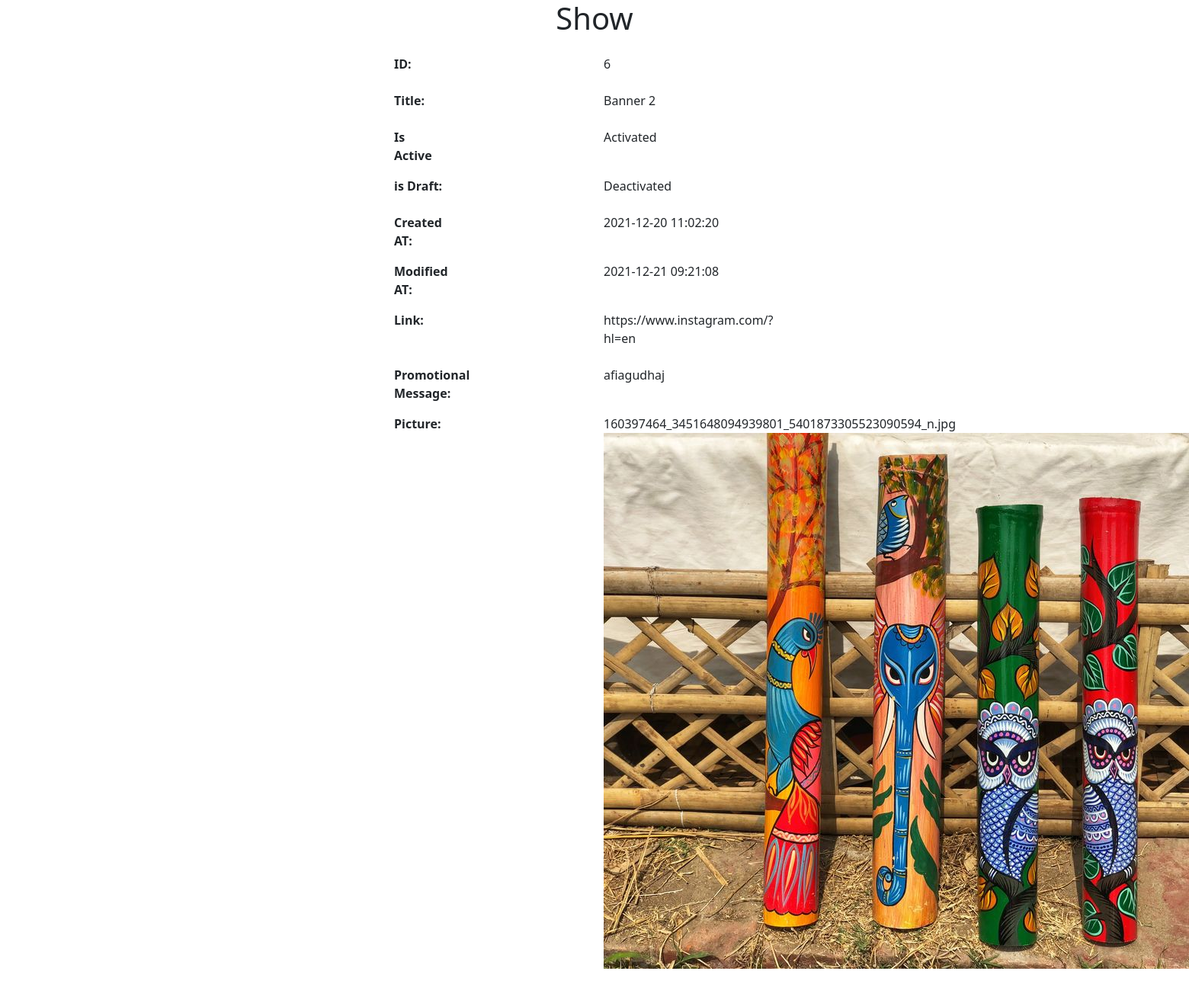
Page /admin/Banner/show.php?id=6 on the committed database.
### tables this page shows
CREATE TABLE `banner` (
  `id` int(255) NOT NULL,
  `title` varchar(255) NOT NULL,
  `promotional_message` varchar(255) NOT NULL,
  `link` varchar(255) NOT NULL,
  `picture` varchar(255) NOT NULL,
  `created_at` datetime NOT NULL DEFAULT CURRENT_TIMESTAMP,
  `modified_at` datetime NOT NULL DEFAULT CURRENT_TIMESTAMP,
  `is_active` tinyint(1) NOT NULL,
  `is_draft` tinyint(4) NOT NULL
);

### src/Banner.php (called while the page is built, shortened)
<?php
class Banner
{
    public $conn = null;
    public function __construct()
    {
        $this->conn = new PDO("mysql:host=localhost;dbname=ecommerce",
        'root', '');
        $this->conn->setAttribute(PDO::ATTR_ERRMODE,
        PDO::ERRMODE_EXCEPTION);
    }
    public function Show($id)
    {
        $query = "SELECT * FROM `banner` WHERE id = :id";
        $stmt = $this->conn->prepare($query);
        $stmt->bindParam(':id', $id);
        $result = $stmt->execute();
        $banner = $stmt->fetch();
        return $banner;
    }
}
?>

### config.php (called while the page is built, shortened)
<?php
$webroot = 'http://localhost/CRUD/';
?>

### admin/Banner/show.php (the view, shortened to what this page needs)
<?php
include_once($_SERVER['DOCUMENT_ROOT']."/CRUD/config.php");
 $_id = $_GET['id'];
$_banner = new Banner();
$banner= $_banner->show($_id);
?>
<!doctype html>
<html lang="en">
<head>
    <link href="https://cdn.jsdelivr.net/npm/bootstrap@5.1.3/dist/css/bootstrap.min.css" rel="stylesheet">
</head>
<body>
<section>
    <div class="container">
        <div class="row justify-content-center">
            <div class="col-md-5">
                <h1 class="text-center mb-4">Show</h1>
                <dl class="row">
                    <dt class="col-md-6">ID:</dt>
                    <dd class="col-md-6"><?= $banner['id'];?></dd>
                </dl>
                <dl class="row">
                    <dt class="col-md-6">Title:</dt>
                    <dd class="col-md-6"><?= $banner['title'];?></dd>
                </dl>
                <dl class="row">
                    <dt class="col-md-2">Is Active</dt>
                    <dt class="col-md-4"></dt>
                    <dd class="col-md-6">
                        <?php
                        echo $banner['is_active'] ? 'Activated' : 'Deactivated';
                        ?>
                    </dd>
                </dl>
                <dl class="row">
                    <dt class="col-md-2">is Draft:</dt>
                    <dt class="col-md-4"></dt>
                    <dd class="col-md-6">
                        <?php
                         echo $banner ['is_draft']?'Activate' :'Deactivated';
                        ?>
                    </dd>
                </dl>
                <dl class="row">
                    <dt class="col-md-2">Created AT:</dt>
                    <dt class="col-md-4"></dt>
                    <dd class="col-md-6"><?= $banner['created_at'];?></dd>
                </dl>
                <dl class="row">
                    <dt class="col-md-2">Modified AT:</dt>
                    <dt class="col-md-4"></dt>
                    <dd class="col-md-6"><?= $banner['modified_at'];?></dd>
                </dl>
                <dl class="row">
                    <dt class="col-md-2">Link:</dt>
                    <dt class="col-md-4"></dt>
                    <dd class="col-md-6"><?= $banner['link'];?></dd>
                </dl>
                <dl class="row">
                    <dt class="col-md-2">Promotional Message:</dt>
                    <dt class="col-md-4"></dt>
                    <dd class="col-md-6"><?= $banner['promotional_message'];?></dd>
                </dl>
                <dl class="row">
                    <dt class="col-md-2">Picture:</dt>
                    <dt class="col-md-4"></dt>
                    <dd class="col-md-6">
                        <?= $banner['picture'];?>
                        <img src="<?=$webroot;?>uploads/<?=$banner['picture'];?>">
                    </dd>
                </dl>
            </div>
        </div>
    </div>
</section>
</body>
</html>

### rows in the picture
banner: id "6", title "Banner 2", created_at "2021-12-20 11:02:20", modified_at "2021-12-21 09:21:08", link "https://www.instagram.com/?hl=en", promotional_message "afiagudhaj", picture "160397464_3451648094939801_5401873305523090594_n.jpg", picture (picture)
